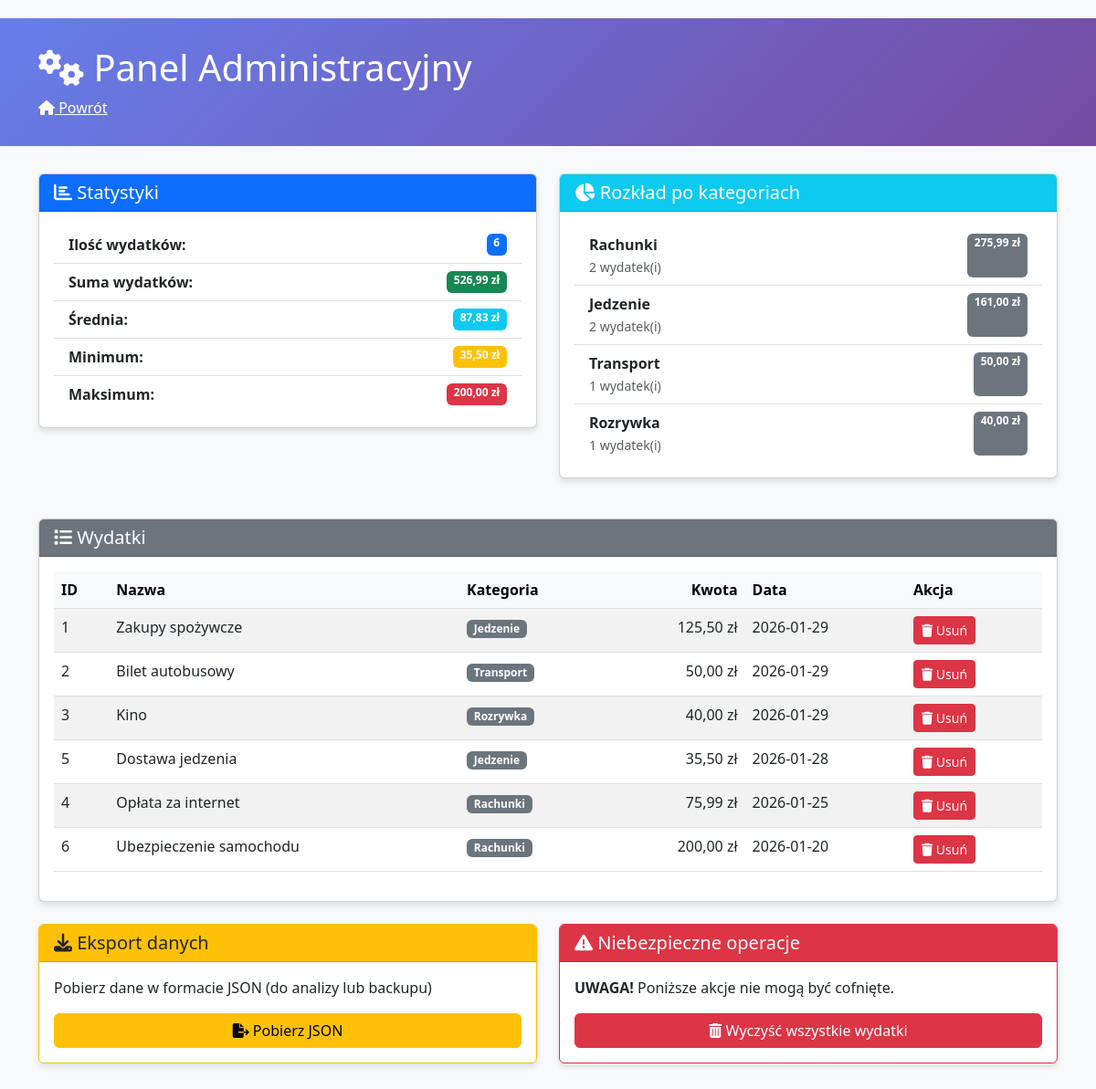
The app's page /admin.php with its own data.
### tables this page shows
CREATE TABLE IF NOT EXISTS wydatki (
    id INT PRIMARY KEY AUTO_INCREMENT,
    nazwa VARCHAR(100) NOT NULL COMMENT 'Nazwa wydatku',
    kwota DECIMAL(10, 2) NOT NULL COMMENT 'Kwota wydatku w zł',
    kategoria VARCHAR(50) NOT NULL COMMENT 'Kategoria: Jedzenie, Transport, Rozrywka, Rachunki, Inne',
    data_wydatku DATE NOT NULL COMMENT 'Data wydatku',
    created_at TIMESTAMP DEFAULT CURRENT_TIMESTAMP COMMENT 'Czas dodania rekordu'
);

### admin.php (the view, shortened to what this page needs)
<?php
require_once 'db.php';
?>
<!DOCTYPE html>
<html lang="pl">
<head>
    <link href="https://cdn.jsdelivr.net/npm/bootstrap@5.3.0/dist/css/bootstrap.min.css" rel="stylesheet">
    <link rel="stylesheet" href="https://cdnjs.cloudflare.com/ajax/libs/font-awesome/6.4.0/css/all.min.css">
</head>
<body>
    <div class="header">
        <div class="container">
            <h1><i class="fas fa-cogs"></i> Panel Administracyjny</h1>
            <p class="mb-0"><a href="index.php" class="text-white"><i class="fas fa-home"></i> Powrót</a></p>
        </div>
    </div>
    <div class="container">
        <div class="row">
            <div class="col-md-6 mb-4">
                <div class="card">
                    <div class="card-header bg-primary text-white">
                        <h5 class="mb-0"><i class="fas fa-chart-bar"></i> Statystyki</h5>
                    </div>
                    <div class="card-body">
                        <?php
                        try {
                            $stats = $pdo->query("
                                SELECT
                                    COUNT(*) as ilosc,
                                    SUM(kwota) as suma,
                                    AVG(kwota) as srednia,
                                    MIN(kwota) as minimum,
                                    MAX(kwota) as maksimum
                                FROM wydatki
                            ")->fetch();
                            echo '<div class="list-group list-group-flush">
                                    <div class="list-group-item d-flex justify-content-between">
                                        <span><strong>Ilość wydatków:</strong></span>
                                        <span class="badge bg-primary">' . ($stats['ilosc'] ?? 0) . '</span>
                                    </div>
                                    <div class="list-group-item d-flex justify-content-between">
                                        <span><strong>Suma wydatków:</strong></span>
                                        <span class="badge bg-success">' . number_format($stats['suma'] ?? 0, 2, ',', ' ') . ' zł</span>
                                    </div>
                                    <div class="list-group-item d-flex justify-content-between">
                                        <span><strong>Średnia:</strong></span>
                                        <span class="badge bg-info">' . number_format($stats['srednia'] ?? 0, 2, ',', ' ') . ' zł</span>
                                    </div>
                                    <div class="list-group-item d-flex justify-content-between">
                                        <span><strong>Minimum:</strong></span>
                                        <span class="badge bg-warning">' . number_format($stats['minimum'] ?? 0, 2, ',', ' ') . ' zł</span>
                                    </div>
                                    <div class="list-group-item d-flex justify-content-between">
                                        <span><strong>Maksimum:</strong></span>
                                        <span class="badge bg-danger">' . number_format($stats['maksimum'] ?? 0, 2, ',', ' ') . ' zł</span>
                                    </div>
                                  </div>';
                        } catch (Exception $e) {
                            echo '<div class="alert alert-danger">' . $e->getMessage() . '</div>';
                        }
                        ?>
                    </div>
                </div>
            </div>
            <div class="col-md-6 mb-4">
                <div class="card">
                    <div class="card-header bg-info text-white">
                        <h5 class="mb-0"><i class="fas fa-pie-chart"></i> Rozkład po kategoriach</h5>
                    </div>
                    <div class="card-body">
                        <?php
                        try {
                            $kategorie = $pdo->query("
                                SELECT kategoria, COUNT(*) as ilosc, SUM(kwota) as suma
                                FROM wydatki
                                GROUP BY kategoria
                                ORDER BY suma DESC
                            ")->fetchAll();
                            if (!empty($kategorie)) {
                                echo '<div class="list-group list-group-flush">';
                                foreach ($kategorie as $kat) {
                                    echo '<div class="list-group-item d-flex justify-content-between">
                                            <span>
                                                <strong>' . htmlspecialchars($kat['kategoria']) . '</strong>
                                                <br><small class="text-muted">' . $kat['ilosc'] . ' wydatek(i)</small>
                                            </span>
                                            <span class="badge bg-secondary">' . number_format($kat['suma'], 2, ',', ' ') . ' zł</span>
                                          </div>';
                                }
                                echo '</div>';
                            } else {
                                echo '<div class="alert alert-info">Brak danych</div>';
                            }
                        } catch (Exception $e) {
                            echo '<div class="alert alert-danger">' . $e->getMessage() . '</div>';
                        }
                        ?>
                    </div>
                </div>
            </div>
        </div>
        <div class="card mb-4">
            <div class="card-header bg-secondary text-white">
                <h5 class="mb-0"><i class="fas fa-list"></i> Wydatki</h5>
            </div>
            <div class="card-body">
                <?php
                try {
                    $wydatki = $pdo->query("
                        SELECT * FROM wydatki
                        ORDER BY data_wydatku DESC, created_at DESC
                    ")->fetchAll();
                    if (!empty($wydatki)) {
                        echo '<div class="table-responsive">
                              <table class="table table-hover table-striped">
                                <thead class="table-light">
                                  <tr>
                                    <th>ID</th>
                                    <th>Nazwa</th>
                                    <th>Kategoria</th>
                                    <th class="text-end">Kwota</th>
                                    <th>Data</th>
                                    <th>Akcja</th>
                                  </tr>
                                </thead>
                                <tbody>';
                        foreach ($wydatki as $w) {
                            echo '<tr>
                                    <td>' . $w['id'] . '</td>
                                    <td>' . htmlspecialchars($w['nazwa']) . '</td>
                                    <td><span class="badge bg-secondary">' . htmlspecialchars($w['kategoria']) . '</span></td>
                                    <td class="text-end">' . number_format($w['kwota'], 2, ',', ' ') . ' zł</td>
                                    <td>' . $w['data_wydatku'] . '</td>
                                    <td>
                                        <form method="POST" action="?akcja=usun" style="display:inline;">
                                            <input type="hidden" name="id" value="' . $w['id'] . '">
                                            <button type="submit" class="btn btn-sm btn-danger"
                                                    onclick="return confirm(\'Czy na pewno?\')">
                                                <i class="fas fa-trash"></i> Usuń
                                            </button>
                                        </form>
                                    </td>
                                  </tr>';
                        }
                        echo '</tbody></table></div>';
                    } else {
                        echo '<div class="alert alert-info">Brak wydatków</div>';
                    }
                } catch (Exception $e) {
                    echo '<div class="alert alert-danger">' . $e->getMessage() . '</div>';
                }
                ?>
            </div>
        </div>
        <div class="row">
            <div class="col-md-6 mb-4">
                <div class="card border-warning">
                    <div class="card-header bg-warning">
                        <h5 class="mb-0"><i class="fas fa-download"></i> Eksport danych</h5>
                    </div>
                    <div class="card-body">
                        <p>Pobierz dane w formacie JSON (do analizy lub backupu)</p>
                        <a href="#" onclick="eksportJSON()" class="btn btn-warning w-100">
                            <i class="fas fa-file-export"></i> Pobierz JSON
                        </a>
                    </div>
                </div>
            </div>
            <div class="col-md-6 mb-4">
                <div class="card border-danger">
                    <div class="card-header bg-danger text-white">
                        <h5 class="mb-0"><i class="fas fa-exclamation-triangle"></i> Niebezpieczne operacje</h5>
                    </div>
                    <div class="card-body">
                        <p><strong>UWAGA!</strong> Poniższe akcje nie mogą być cofnięte.</p>
                        <button type="button" class="btn btn-danger w-100" data-bs-toggle="modal" data-bs-target="#modalCzyszczenie">
                            <i class="fas fa-trash-alt"></i> Wyczyść wszystkie wydatki
                        </button>
                    </div>
                </div>
            </div>
        </div>
    </div>
</body>
</html>

### admin.php (style rules this page uses)
body { background-color: #f8f9fa; padding: 20px 0; }
.header { background: linear-gradient(135deg, #667eea 0%, #764ba2 100%); color: white; padding: 30px 0; margin-bottom: 30px; }
.card { box-shadow: 0 4px 6px rgba(0,0,0,0.1); margin-bottom: 20px; }

### records on screen
wydatki: id "1", nazwa "Zakupy spożywcze", kategoria "Jedzenie", kwota "125,50", data_wydatku "2026-01-29"
wydatki: id "2", nazwa "Bilet autobusowy", kategoria "Transport", kwota "50,00", data_wydatku "2026-01-29"
wydatki: id "3", nazwa "Kino", kategoria "Rozrywka", kwota "40,00", data_wydatku "2026-01-29"
wydatki: id "5", nazwa "Dostawa jedzenia", kategoria "Jedzenie", kwota "35,50", data_wydatku "2026-01-28"
wydatki: id "4", nazwa "Opłata za internet", kategoria "Rachunki", kwota "75,99", data_wydatku "2026-01-25"
wydatki: id "6", nazwa "Ubezpieczenie samochodu", kategoria "Rachunki", kwota "200,00", data_wydatku "2026-01-20"

### other values on screen
$stats['ilosc'] "6"
$stats['suma'] "526,99"
$stats['srednia'] "87,83"
$stats['minimum'] "35,50"
$stats['maksimum'] "200,00"
$kat['kategoria'] "Rachunki"
$kat['ilosc'] "2"
$kat['suma'] "275,99"
$kat['kategoria'] "Jedzenie"
$kat['suma'] "161,00"
$kat['kategoria'] "Transport"
$kat['ilosc'] "1"
$kat['suma'] "50,00"
$kat['kategoria'] "Rozrywka"
$kat['suma'] "40,00"
